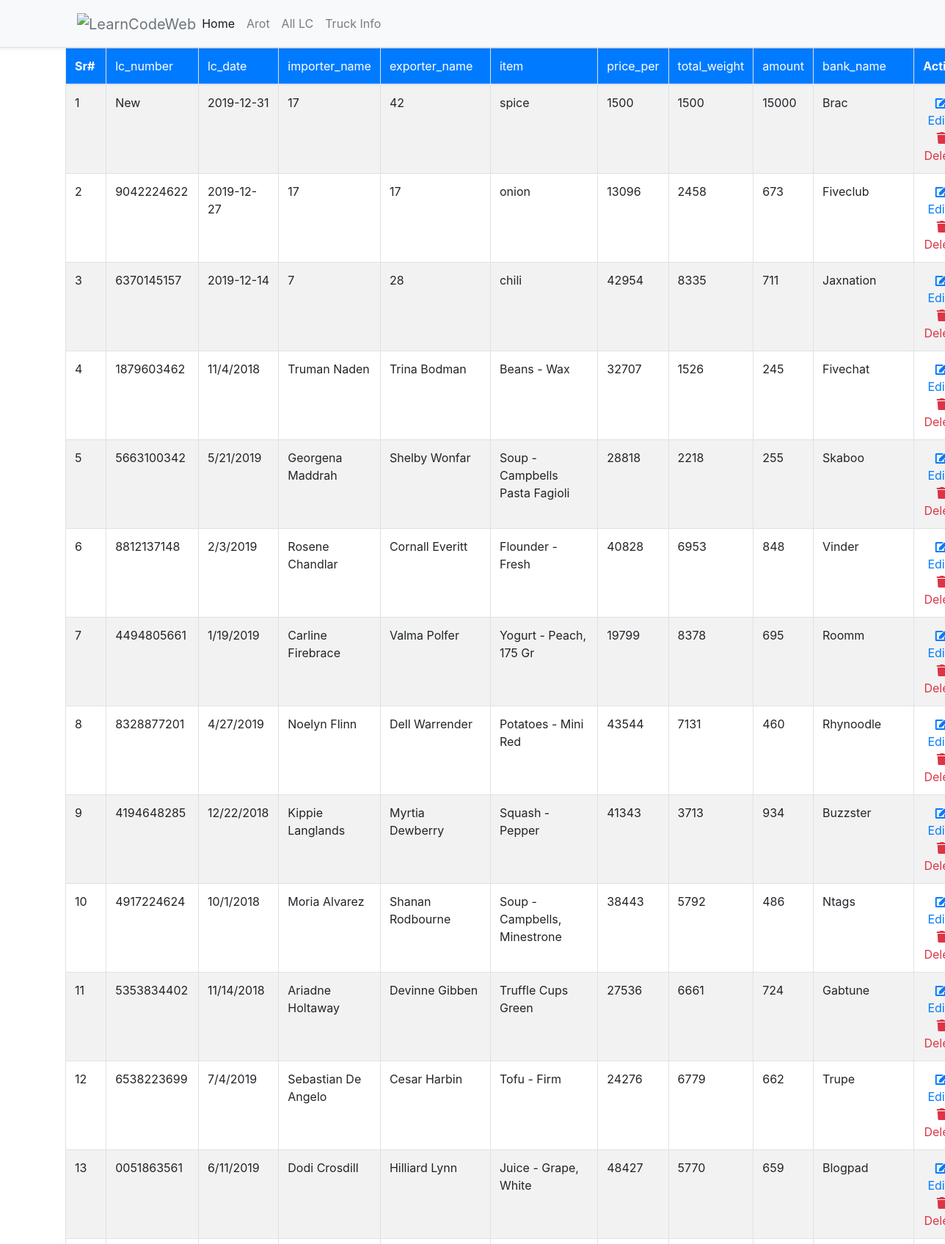
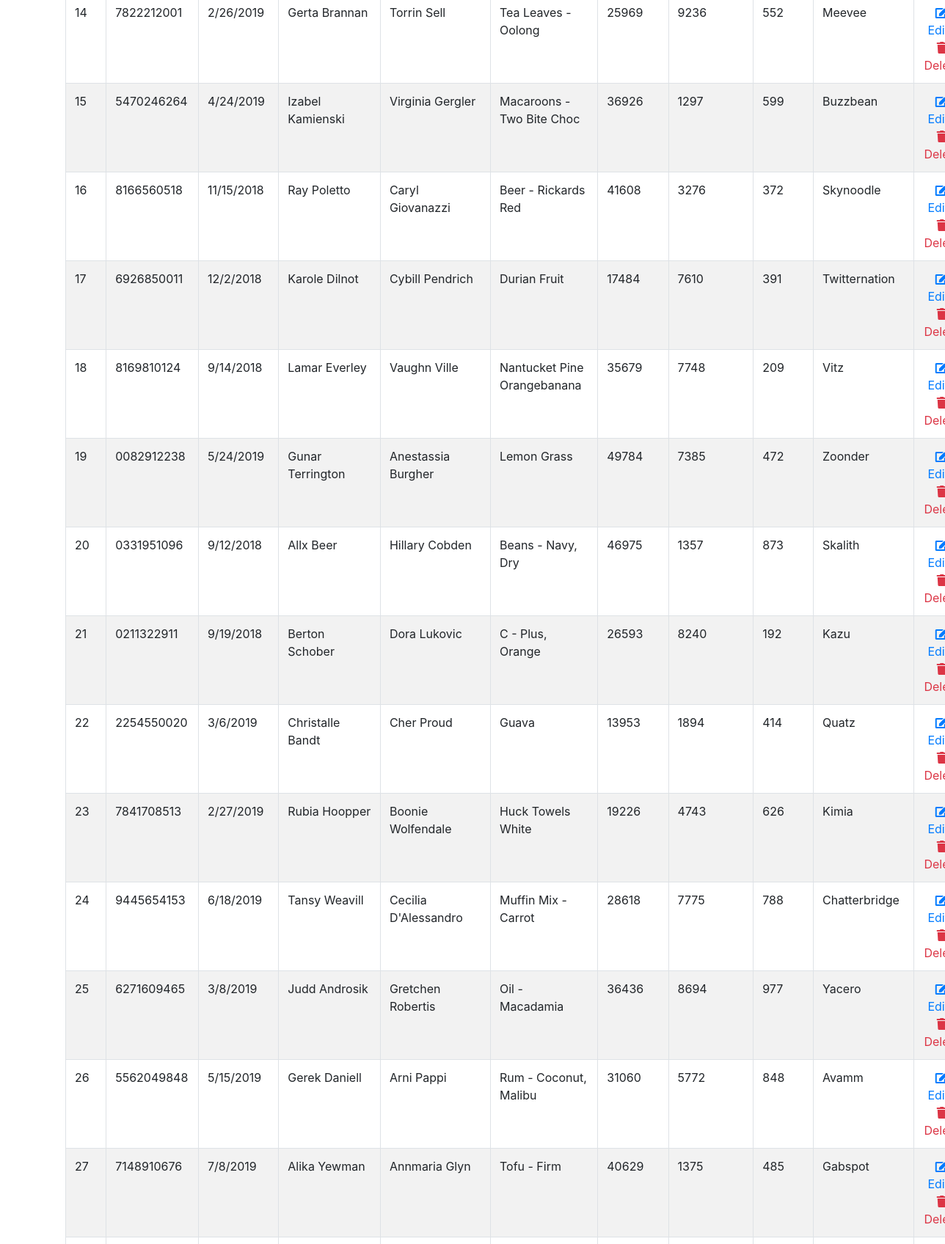
/crud/index.php (upper part), run on the app's committed database (2 pictures, top to bottom).
### tables this page shows
CREATE TABLE `lc_info` (
  `id` int(11) NOT NULL,
  `bank_name` varchar(200) DEFAULT NULL,
  `lc_number` varchar(99) DEFAULT NULL,
  `lc_date` varchar(10) DEFAULT NULL,
  `border` varchar(10) DEFAULT NULL,
  `importer_name` varchar(99) DEFAULT NULL,
  `exporter_name` varchar(99) DEFAULT NULL,
  `item` varchar(99) DEFAULT NULL,
  `price_per` int(99) NOT NULL,
  `total_weight` int(99) NOT NULL,
  `amount` int(99) NOT NULL
);

### crud/include/Database.php (called while the page is built, shortened)
<?php
class Database{
    protected $pdo;
    public function __construct(\PDO $pdo)
    {
        $this->pdo = $pdo;
        $this->pdo->setAttribute(\PDO::ATTR_ERRMODE, \PDO::ERRMODE_EXCEPTION);
    }
    public function getAllRecords($tableName, $fields='*', $cond='', $orderBy='', $limit='')
    {
        $stmt = $this->pdo->prepare("SELECT $fields FROM $tableName WHERE 1 ".$cond." ".$orderBy." ".$limit);
        $stmt->execute();
        $rows = $stmt->fetchAll(PDO::FETCH_ASSOC);
        return $rows;
    }
}
?>

### crud/config.php (called while the page is built, shortened)
<?php
include_once('include/Database.php');
$dsn	= 	"mysql:dbname=".SS_DB_NAME.";host=".SS_DB_HOST."";
$pdo	=	"";
try {
	$pdo = new PDO($dsn, SS_DB_USER, SS_DB_PASSWORD);
}catch (PDOException $e) {
	echo "Connection failed: " . $e->getMessage();
}
$db 	=	new Database($pdo);
?>

### crud/index.php (the view, shortened to what this page needs)
<?php include('header.php') ?>
	<?php
	$condition	=	'';
	$userData	=	$db->getAllRecords('lc_info','*',$condition,'ORDER BY id DESC');
	?>
   	<div class="container">
		<div>
			<table class="table table-striped table-bordered">
				<thead>
					<tr class="bg-primary text-white">
						<th>Sr#</th>
						<td>lc_number</td>
						<td>lc_date</td>
						<td>importer_name</td>
						<td>exporter_name</td>
						<td>item</td>
						<td>price_per</td>
						<td>total_weight</td>
						<td>amount</td>
						<td>bank_name</td>
						<th class="text-center">Action</th>
					</tr>
				</thead>
				<tbody>
					<?php
					$s	=	'';
					foreach($userData as $val){
						$s++;
					?>
					<tr>
						<td><?php echo $s;?></td>
						<td><?php echo $val['lc_number'];?></td>
						<td><?php echo $val['lc_date'];?></td>
						<td><?php echo $val['importer_name'];?></td>
						<td><?php echo $val['exporter_name'];?></td>
						<td><?php echo $val['item'];?></td>
						<td><?php echo $val['price_per'];?></td>
						<td><?php echo $val['total_weight'];?></td>
						<td><?php echo $val['amount'];?></td>
						<td><?php echo $val['bank_name'];?></td>
						<td align="center">
							<a href="edit-users.php?editId=<?php echo $val['id'];?>" class="text-primary"><i class="fa fa-fw fa-edit"></i> Edit</a> |
							<a href="delete.php?delId=<?php echo $val['id'];?>" class="text-danger" onClick="return confirm('Are you sure to delete this user?');"><i class="fa fa-fw fa-trash"></i> Delete</a>
						</td>
					</tr>
					<?php } ?>
				</tbody>
			</table>
		</div>
	</div>
</body>
</html>

### data on the page
lc_info: lc_number "New", lc_date "2019-12-31", importer_name "17", exporter_name "42", item "spice", price_per "1500", total_weight "1500", amount "15000", bank_name "Brac"
lc_info: lc_number "9042224622", lc_date "2019-12-27", importer_name "17", exporter_name "17", item "onion", price_per "13096", total_weight "2458", amount "673", bank_name "Fiveclub"
lc_info: lc_number "6370145157", lc_date "2019-12-14", importer_name "7", exporter_name "28", item "chili", price_per "42954", total_weight "8335", amount "711", bank_name "Jaxnation"
lc_info: lc_number "1879603462", lc_date "11/4/2018", importer_name "Truman Naden", exporter_name "Trina Bodman", item "Beans - Wax", price_per "32707", total_weight "1526", amount "245", bank_name "Fivechat"
lc_info: lc_number "5663100342", lc_date "5/21/2019", importer_name "Georgena Maddrah", exporter_name "Shelby Wonfar", item "Soup - Campbells Pasta Fagioli", price_per "28818", total_weight "2218", amount "255", bank_name "Skaboo"
lc_info: lc_number "8812137148", lc_date "2/3/2019", importer_name "Rosene Chandlar", exporter_name "Cornall Everitt", item "Flounder - Fresh", price_per "40828", total_weight "6953", amount "848", bank_name "Vinder"
lc_info: lc_number "4494805661", lc_date "1/19/2019", importer_name "Carline Firebrace", exporter_name "Valma Polfer", item "Yogurt - Peach, 175 Gr", price_per "19799", total_weight "8378", amount "695", bank_name "Roomm"
lc_info: lc_number "8328877201", lc_date "4/27/2019", importer_name "Noelyn Flinn", exporter_name "Dell Warrender", item "Potatoes - Mini Red", price_per "43544", total_weight "7131", amount "460", bank_name "Rhynoodle"
lc_info: lc_number "4194648285", lc_date "12/22/2018", importer_name "Kippie Langlands", exporter_name "Myrtia Dewberry", item "Squash - Pepper", price_per "41343", total_weight "3713", amount "934", bank_name "Buzzster"
lc_info: lc_number "4917224624", lc_date "10/1/2018", importer_name "Moria Alvarez", exporter_name "Shanan Rodbourne", item "Soup - Campbells, Minestrone", price_per "38443", total_weight "5792", amount "486", bank_name "Ntags"
lc_info: lc_number "5353834402", lc_date "11/14/2018", importer_name "Ariadne Holtaway", exporter_name "Devinne Gibben", item "Truffle Cups Green", price_per "27536", total_weight "6661", amount "724", bank_name "Gabtune"
lc_info: lc_number "6538223699", lc_date "7/4/2019", importer_name "Sebastian De Angelo", exporter_name "Cesar Harbin", item "Tofu - Firm", price_per "24276", total_weight "6779", amount "662", bank_name "Trupe"
lc_info: lc_number "0051863561", lc_date "6/11/2019", importer_name "Dodi Crosdill", exporter_name "Hilliard Lynn", item "Juice - Grape, White", price_per "48427", total_weight "5770", amount "659", bank_name "Blogpad"
lc_info: lc_number "7822212001", lc_date "2/26/2019", importer_name "Gerta Brannan", exporter_name "Torrin Sell", item "Tea Leaves - Oolong", price_per "25969", total_weight "9236", amount "552", bank_name "Meevee"
lc_info: lc_number "5470246264", lc_date "4/24/2019", importer_name "Izabel Kamienski", exporter_name "Virginia Gergler", item "Macaroons - Two Bite Choc", price_per "36926", total_weight "1297", amount "599", bank_name "Buzzbean"
lc_info: lc_number "8166560518", lc_date "11/15/2018", importer_name "Ray Poletto", exporter_name "Caryl Giovanazzi", item "Beer - Rickards Red", price_per "41608", total_weight "3276", amount "372", bank_name "Skynoodle"
lc_info: lc_number "6926850011", lc_date "12/2/2018", importer_name "Karole Dilnot", exporter_name "Cybill Pendrich", item "Durian Fruit", price_per "17484", total_weight "7610", amount "391", bank_name "Twitternation"
lc_info: lc_number "8169810124", lc_date "9/14/2018", importer_name "Lamar Everley", exporter_name "Vaughn Ville", item "Nantucket Pine Orangebanana", price_per "35679", total_weight "7748", amount "209", bank_name "Vitz"
lc_info: lc_number "0082912238", lc_date "5/24/2019", importer_name "Gunar Terrington", exporter_name "Anestassia Burgher", item "Lemon Grass", price_per "49784", total_weight "7385", amount "472", bank_name "Zoonder"
lc_info: lc_number "0331951096", lc_date "9/12/2018", importer_name "Allx Beer", exporter_name "Hillary Cobden", item "Beans - Navy, Dry", price_per "46975", total_weight "1357", amount "873", bank_name "Skalith"
lc_info: lc_number "0211322911", lc_date "9/19/2018", importer_name "Berton Schober", exporter_name "Dora Lukovic", item "C - Plus, Orange", price_per "26593", total_weight "8240", amount "192", bank_name "Kazu"
lc_info: lc_number "2254550020", lc_date "3/6/2019", importer_name "Christalle Bandt", exporter_name "Cher Proud", item "Guava", price_per "13953", total_weight "1894", amount "414", bank_name "Quatz"
lc_info: lc_number "7841708513", lc_date "2/27/2019", importer_name "Rubia Hoopper", exporter_name "Boonie Wolfendale", item "Huck Towels White", price_per "19226", total_weight "4743", amount "626", bank_name "Kimia"
lc_info: lc_number "9445654153", lc_date "6/18/2019", importer_name "Tansy Weavill", exporter_name "Cecilia D'Alessandro", item "Muffin Mix - Carrot", price_per "28618", total_weight "7775", amount "788", bank_name "Chatterbridge"
lc_info: lc_number "6271609465", lc_date "3/8/2019", importer_name "Judd Androsik", exporter_name "Gretchen Robertis", item "Oil - Macadamia", price_per "36436", total_weight "8694", amount "977", bank_name "Yacero"
lc_info: lc_number "5562049848", lc_date "5/15/2019", importer_name "Gerek Daniell", exporter_name "Arni Pappi", item "Rum - Coconut, Malibu", price_per "31060", total_weight "5772", amount "848", bank_name "Avamm"
lc_info: lc_number "7148910676", lc_date "7/8/2019", importer_name "Alika Yewman", exporter_name "Annmaria Glyn", item "Tofu - Firm", price_per "40629", total_weight "1375", amount "485", bank_name "Gabspot"
